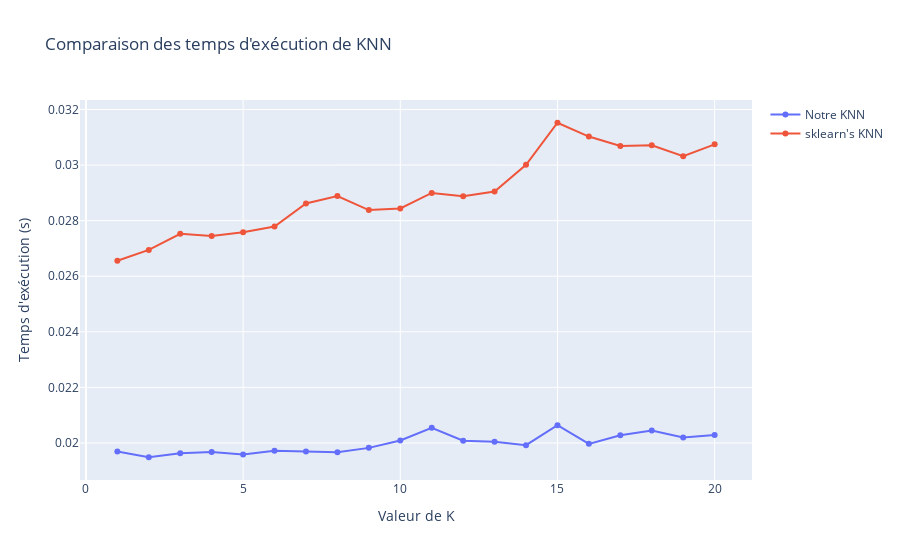

The code cell stored with this chart in its notebook:
### Code cell
# Graphique version lineplot
fig = go.Figure()
fig.add_trace(go.Scatter(name='Notre KNN', x=K_values, y=our_times, mode='lines+markers'))
fig.add_trace(go.Scatter(name="sklearn's KNN", x=K_values, y=sklearn_times, mode='lines+markers'))
fig.update_layout(barmode='group', title_text='Comparaison des temps d\'exécution de KNN',
                  xaxis_title='Valeur de K', yaxis_title='Temps d\'exécution (s)')
fig.show();

### Figure 1 — Plotly figure (JSON) as saved in the notebook; plotly's stock layout.template omitted (floating-point values rounded to 4 significant figures)
{"data": [{"mode": "lines+markers", "name": "Notre KNN", "type": "scatter", "x": [1, 2, 3, 4, 5, 6, 7, 8, 9, 10, 11, 12, 13, 14, 15, 16, 17, 18, 19, 20], "y": [0.0197, 0.01949, 0.01963, 0.01968, 0.01959, 0.01972, 0.01969, 0.01967, 0.01982, 0.02009, 0.02055, 0.02008, 0.02005, 0.01992, 0.02064, 0.01997, 0.02028, 0.02045, 0.0202, 0.02029]}, {"mode": "lines+markers", "name": "sklearn's KNN", "type": "scatter", "x": [1, 2, 3, 4, 5, 6, 7, 8, 9, 10, 11, 12, 13, 14, 15, 16, 17, 18, 19, 20], "y": [0.02656, 0.02695, 0.02753, 0.02744, 0.02759, 0.02779, 0.02862, 0.02889, 0.02838, 0.02844, 0.029, 0.02888, 0.02905, 0.03001, 0.03152, 0.03102, 0.03068, 0.03071, 0.03032, 0.03075, 0.02914, 0.02714, 0.02774, 0.02768, 0.02994, 0.02841, 0.02818, 0.02836, 0.03047, 0.03053, 0.0304, 0.02955, 0.031, 0.0301, 0.03023, 0.02971, 0.03177, 0.03014, 0.0308, 0.03106]}], "layout": {"barmode": "group", "title": {"text": "Comparaison des temps d'exécution de KNN"}, "xaxis": {"title": {"text": "Valeur de K"}}, "yaxis": {"title": {"text": "Temps d'exécution (s)"}}}}
